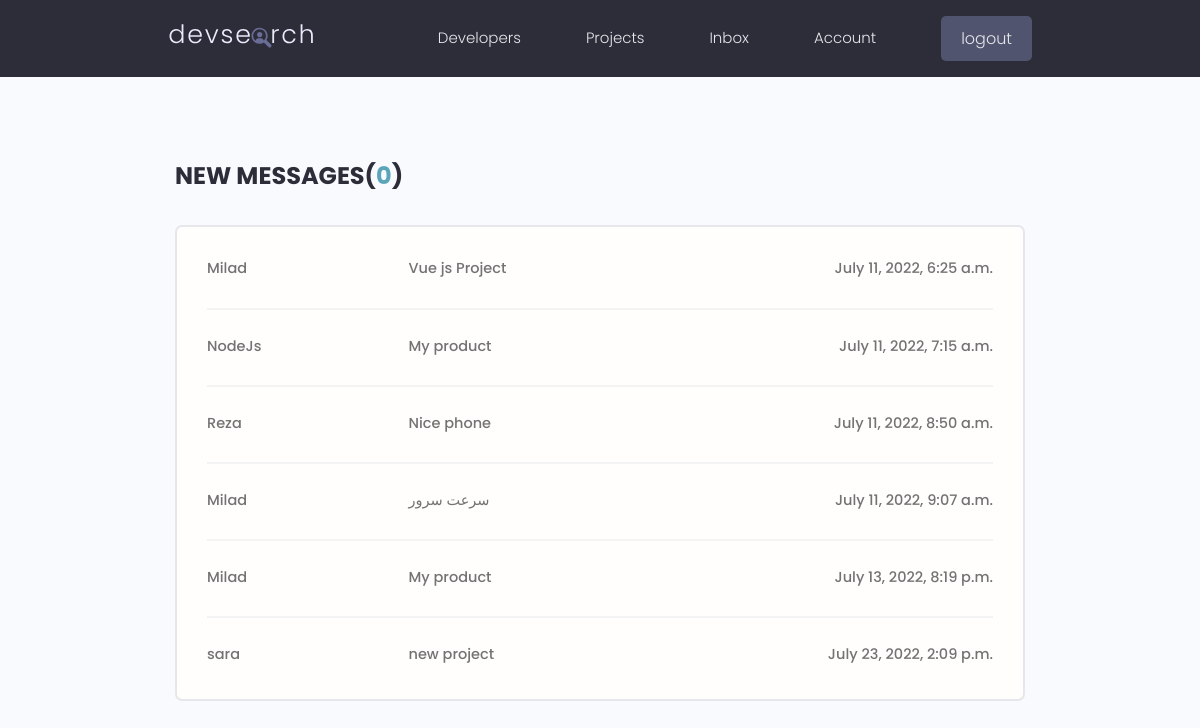
The app's page /inbox/ (signed in) with its own data.
### dev_users/models.py (models this page shows, shortened)
class Message(models.Model):
    sender = models.ForeignKey(Profile,on_delete=models.SET_NULL,null=True,blank=True)
    recipient = models.ForeignKey(Profile,on_delete=models.SET_NULL,null=True,blank=True,related_name="messages")
    name = models.CharField(max_length=200,null=True,blank=True)
    email = models.EmailField(max_length=200,null=True,blank=True)
    subject = models.CharField(max_length=200,null=True,blank=True)
    is_read = models.BooleanField(default=False,null=True)
    body = models.TextField()
    created =models.DateTimeField(auto_now_add=True)
    id = models.UUIDField(default=uuid.uuid4,unique=True,primary_key=True,editable=False)
    class Meta:
        ordering = ['is_read','created']

### dev_users/views.py (the view)
# urls.py: path('inbox/',views.inbox,name='inbox'),
@login_required(login_url="login_user")
def inbox(request):
    profile = request.user.profile
    messageRequests = profile.messages.all()
    unreadMessage = messageRequests.filter(is_read=False).count()
    context = {
        'messageRequests':messageRequests,
        'unreadMessage':unreadMessage
    }
    return render(request,'inbox.html',context)

### dev_users/templates/inbox.html
{% extends 'Main.html' %}
{% block content %}
  <main class="inbox my-xl">
    <div class="content-box">
      <h3 class="inbox__title">New Messages(<span>{{ unreadMessage }}</span>)</h3>
      <ul class="messages">
        {% for message in messageRequests %}
        {% if message.is_read == False %}
        <li class="message message--unread">
        {% else %}
        <li class="message">
         {% endif %}
          <a href="{% url 'view_message' message.id %}">
            <span class="message__author">{{message.name}}</span>
            <span class="message__subject">{{ message.subject}}</span>
            <span class="message__date">{{ message.created}}</span>
          </a>
        </li>
        {% endfor %}
      </ul>
    </div>
  </main>
{% endblock %}

### static/styles/app.css (style rules this page uses)
:root { --color-sub: #2d2d39; }
.content-box { width: 95%; max-width: 85rem; margin: 0 auto; }
.inbox { height: 90vh; }
.inbox__title, .inbox__title span { font-size: 2.4rem; font-weight: 700; color: var(--color-sub); text-transform: uppercase; text-align: left; margin-bottom: 3rem; }
.inbox__title span { color: var(--color-main); }
.messages { list-style: none; background: var(--color-white); padding: 0.5rem 3rem; border: 2px solid var(--color-light); border-radius: 0.7rem; }
.message { padding: 2.5rem 0; }
.message > a span { font-size: 1.45rem; font-weight: 500; }
.message:not(:last-child) { border-bottom: 2px solid var(--color-white-light); }
.message > a { display: flex; gap: 1rem; }
.message__author, .message__date { flex-basis: 25%; }
.message__subject { flex-basis: 50%; }
.message__date { text-align: right; }

### static/uikit/styles/modules/_variables.css (style rules this page uses)
:root { --color-main: #5aa5b9; --color-main-light: #e6faff; --color-sub: #3f4156; --color-sub-light: #51546e; --color-sub-lighter: #ededfd; --color-text: #737373; --color-gray: #8b8b8b; --color-light: #e5e7eb; --color-light-gray: #767676; --color-bg: #f8fafd; --color-white: #fffefd; --color-white-light: #f3f3f3; --color-success: #359e64; --color-success-bg: #def8e8; --color-error: #fc4b0b; --color-error-bg: #fff2ee; --font-base: 'Poppins', arial, helvetica, 'Segoe UI', roboto, ubuntu, sans-serif; --font-monospace: 'Fira Code', 'Courier New', courier, monospace; --font-regular: 300; --font-medium: 500; --font-bold: 700; --generic-shadow: 1px 1px 5px #00000010; --generic-transition: all 0.3s ease-in-out; }

### static/uikit/styles/modules/_base.css (style rules this page uses)
* { margin: 0; padding: 0; box-sizing: border-box; text-rendering: optimizeLegibility; color: inherit; font-size: inherit; }
html { font-size: 50%; }
@media only screen and (min-width: 480px) { html { font-size: 56.25%; } }
@media only screen and (min-width: 1200px) { html { font-size: 62.5%; } }
body { line-height: 1.6; font-weight: 400; font-size: 1.5rem; color: var(--color-text); background-color: var(--color-bg); min-height: 100vh; }

### static/uikit/styles/modules/_typography.css (style rules this page uses)
* { font-family: var(--font-base); }
h3 { font-size: 3.2rem; font-weight: var(--font-medium); }
p, span, strong { font-size: 1.6rem; color: var(--color-text); font-weight: var(--font-regular); }
a { padding-bottom: 2px; text-decoration: none; display: inline-block; color: var(--color-main); font-weight: var(--font-medium); }

### static/uikit/styles/modules/_utilities.css (style rules this page uses)
.my-xl { margin: 8rem auto; }

### records on screen
Message: name "Milad", subject "Vue js Project", created "July 11, 2022, 6:25 a.m."
Message: name "NodeJs", subject "My product", created "July 11, 2022, 7:15 a.m."
Message: name "Reza", subject "Nice phone", created "July 11, 2022, 8:50 a.m."
Message: name "Milad", subject "سرعت سرور", created "July 11, 2022, 9:07 a.m."
Message: name "Milad", subject "My product", created "July 13, 2022, 8:19 p.m."
Message: name "sara", subject "new project", created "July 23, 2022, 2:09 p.m."

### other values on screen
{{ unreadMessage }} "0"
